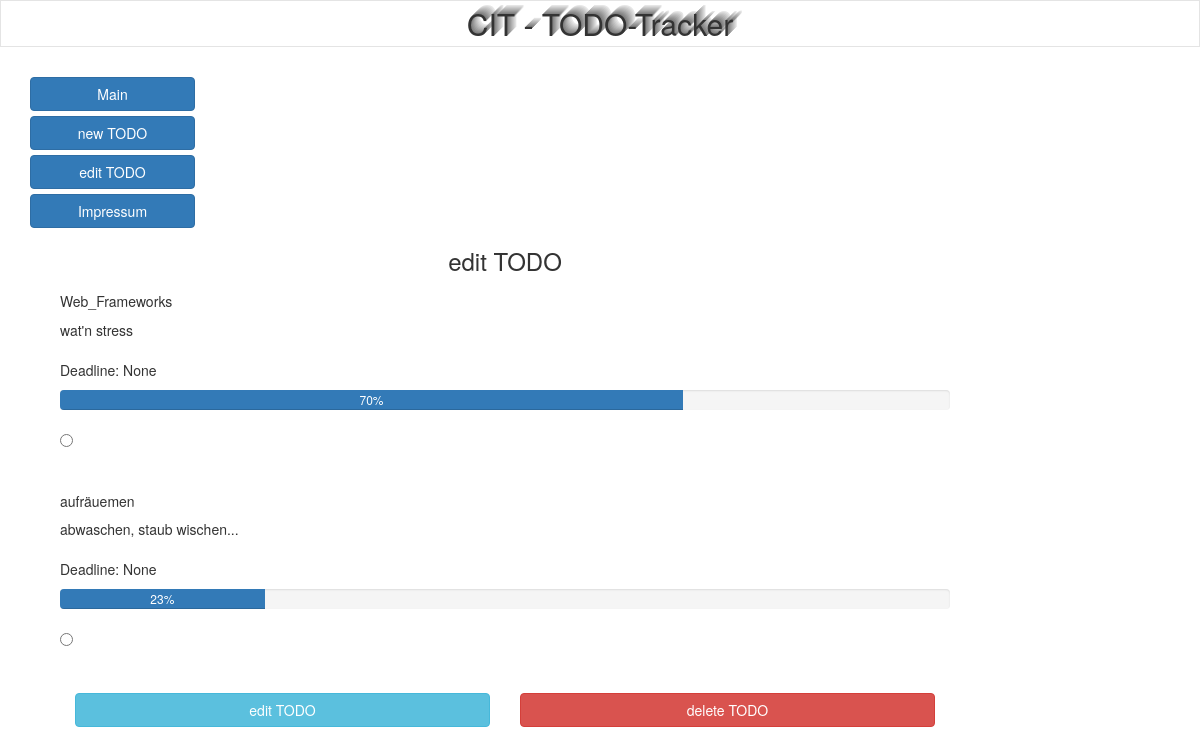
/edit_todo/, run on an earlier commit of the app's database.
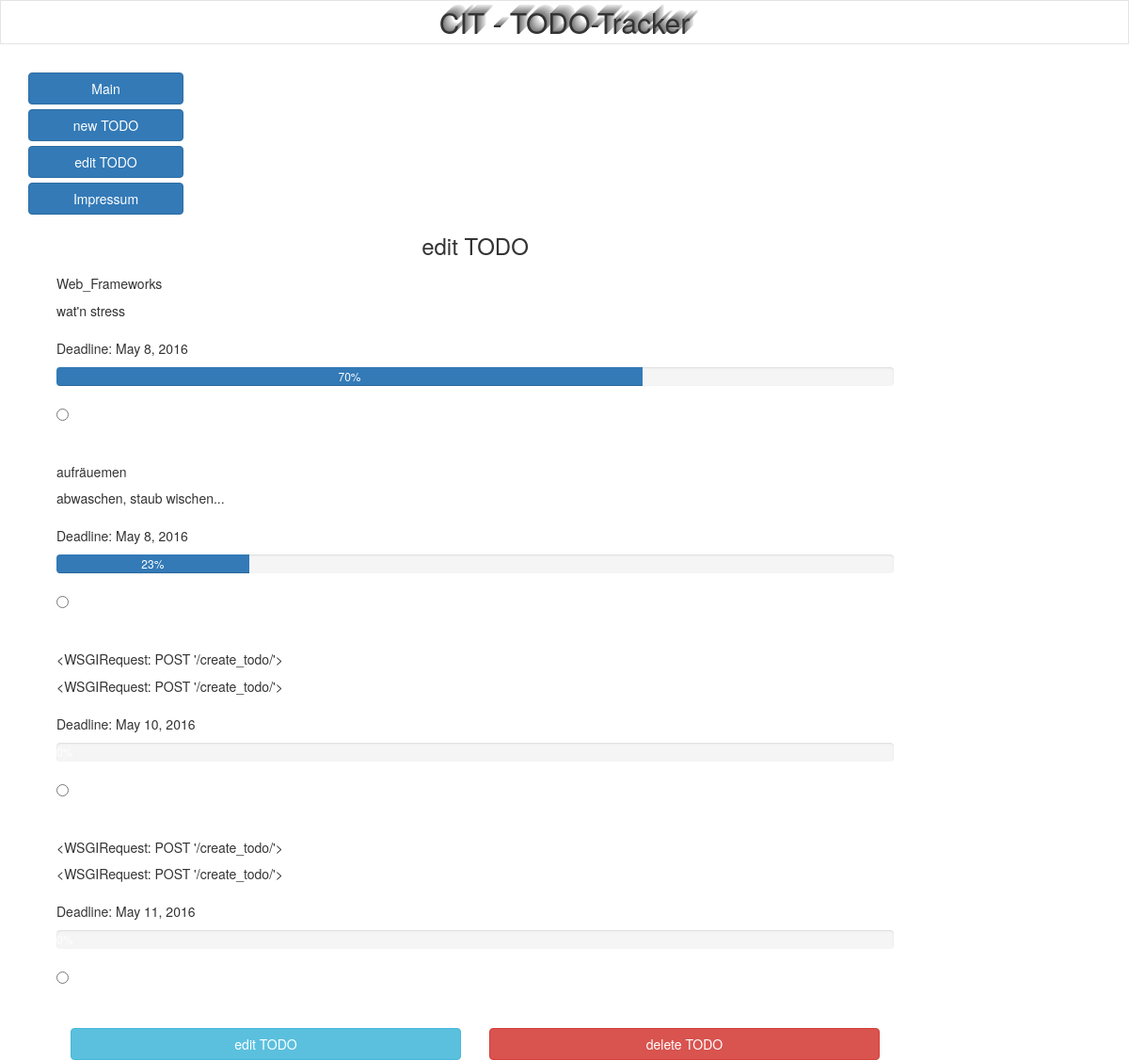
And on a later commit of the database.
### home/models.py (models this page shows)
class Todo(models.Model):
    projectname = models.CharField(max_length=100)
    description = models.TextField(max_length=500)
    progress = models.SmallIntegerField(default=0)
    deadline = models.DateField(blank=True, null=True)
    created_date = models.DateTimeField(default=timezone.now)

### home/views.py (the view)
# urls.py: url(r'^edit_todo/$', views.edit_todo, name='edit_todo'),
def edit_todo(request):
    if request.method == "POST":
        primkey = request.POST['radiotodos']
        return render(request, 'updatetodo.html', primkey)
    else:
        todos = Todo.objects.order_by('created_date')
        return render(request, 'edittodo.html', {'todos': todos})

### templates/edittodo.html (shortened to what this page needs)
<!DOCTYPE html>
<html lang="de">
  <head>
      {% load staticfiles %}
     {% load bootstrap3 %}
    <link href="{% static 'css/bootstrap.min.css' %}" rel="stylesheet">
    <link rel="stylesheet" type="text/css" href="{% static 'css/style.css' %}">
  </head>
  <body>
      <h2>CIT - TODO-Tracker</h2>
    <div class="container">
      <div class="row">
        <div class="col-md-2">
            {% load bootstrap3 %}
            {% buttons %}
            {% bootstrap_button "Main" button_type="link" icon="glyphicon glyphicon-menu-right" href="/" button_class="btn btn-primary btn-block" %}
            {% bootstrap_button "new TODO" button_type="link" icon="glyphicon glyphicon-menu-right" href="/create_todo" button_class="btn btn-primary btn-block" %}
            {% bootstrap_button "edit TODO" button_type="link" icon="glyphicon glyphicon-menu-right" href="/edit_todo" button_class="btn btn-primary btn-block" %}
            {% bootstrap_button "Impressum" button_type="link" icon="glyphicon glyphicon-menu-right" href="/impressum" button_class="btn btn-primary btn-block" %}
        </div>
        </div>
        <div class="col-md-10">
        <h3>edit TODO</h3>
          <div class="todos">
        <div class="todoex">
          <div class="col-md-12">
            <form method="POST" class="form">{% csrf_token %}
            {% for todo in todos %}
            <H5>{{todo.projectname}}</H5>
            <p>
              {{todo.description}}<br><br>
              Deadline: {{todo.deadline}}
            </p>
                    <div class="progress">
                    <div class="progress-bar" role="progressbar" aria-valuenow={{todo.progress}}
                    aria-valuemin="0" aria-valuemax="100" style="width:{{todo.progress}}%">
            <p> {{todo.progress}}% </p>
            </div>
            </div>
            <div class="radio" name="radiobuttons">
              <label><input type="Radio" name="radiotodos" value="{{todo.pk}}">{{todo.name}}</label>
            </div>
            <p><br></p>
            {% endfor %}
        </div>
        </div>
          <div class="col-md-12">
        <div class="editbtn">
          <div class="col-md-6">
            {% bootstrap_button "edit TODO" button_type="submit" icon="glyphicon glyphicon-scissors" button_class="btn btn-info btn-block" %}
          </div>
          <div class="col-md-6">
            {% bootstrap_button "delete TODO" button_type="submit" icon="glyphicon glyphicon-trash" button_class="btn btn-danger btn-block" %}
             {% endbuttons %}
          </div>
          </div>
        </div>
        </div>
      </div>
    </div>
  </body>
</html>

What changed in the data, as far as the page shows it:
changed Todo "Web_Frameworks": deadline "None" → "May 8, 2016"
changed Todo "aufräuemen": deadline "None" → "May 8, 2016"
added Todo: projectname "<WSGIRequest: POST '/create_todo/'>", description "<WSGIRequest: POST '/create_todo/'>", deadline "May 10, 2016"
added Todo: projectname "<WSGIRequest: POST '/create_todo/'>", description "<WSGIRequest: POST '/create_todo/'>", deadline "May 11, 2016"
